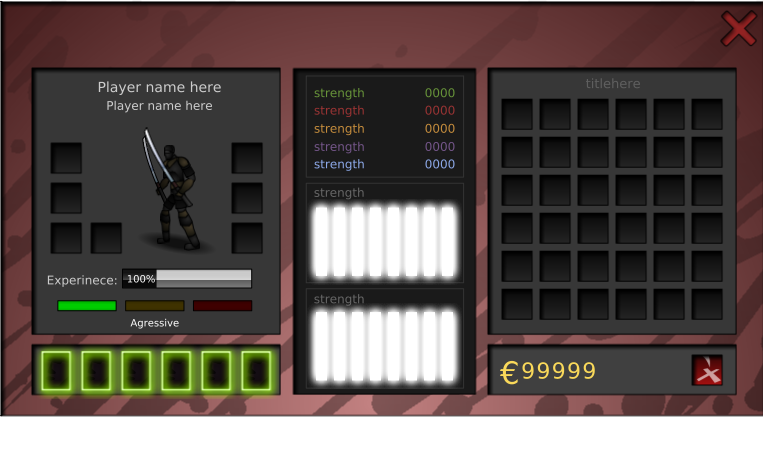
#> input picture assets/art/chrome/#1503.png, 764 x 462 px, given in place of #1503.png.ref.png, which was not available
$ python -i playtest.py   (imports and definitions only)
#> lines starting #> are read from the running program, lines starting #| are printed output that depends on the picture; pictures that were not available may be replaced by others from this repository, and a replacement may not be noted
#!/usr/bin/env python3
"""Play the original and the replica through the same script, and compare.

The point is to stop finding differences by eye. One script drives both -- the
real SWF under Ruffle and `build/sonny` -- through the same clicks at the same
moments on the same 800x575 virtual display, photographs both at the same
points, and reports where they disagree.

    python3 tools/playtest.py tests/play/zone1.txt

Script commands, one per line, '#' starts a comment:

    wait <seconds>        let it run
    click <x> <y>         press at a stage coordinate
    move <x> <y>          move the pointer only
    key <keysym>          press and release a key by X keysym name
    shot <name>           photograph both, and compare
    note <text>           a line in the report, to say what is going on

A line may be addressed to one side only, for the places where the two must be
driven differently -- the original has a preloader to click through and the
replica does not:

    ref:  click 400 300
    mine: wait 1

Needs Xvfb, python-xlib and Pillow, plus (for the original) Ruffle and a copy
of the SWF with frame 2's isDebugMode patched true, which tools/refcap.py
explains.
"""
import argparse
import json
import os
import signal
import subprocess
import sys
import time

HERE = os.path.dirname(os.path.abspath(__file__))
ROOT = os.path.dirname(HERE)
STAGE_W, STAGE_H = 800, 575

# How much of a difference is worth a line in the report. A byte or two per
# pixel is the text rasteriser and the odd sub-pixel edge; past that something
# is actually missing.
NOTICEABLE = 3.0
CELL = 25                      # the grid the report locates differences on


# [16 lines left out: function parse, not called in this run]


class Display:
    """An Xvfb with something running in it, driven by synthetic input."""

    # [88 lines left out: functions __init__, grab, move, click, key, close and 1 more, not called in this run]


def compare(name, out_dir):
    """-> (mean difference, [(x, y, w, h, score)] worst regions)."""
#> called with name = '../assets/art/chrome/#1503.png', out_dir = 'out.png'
    from PIL import Image, ImageChops
    a = Image.open(os.path.join(out_dir, '%s.ref.png' % name)).convert('RGB')
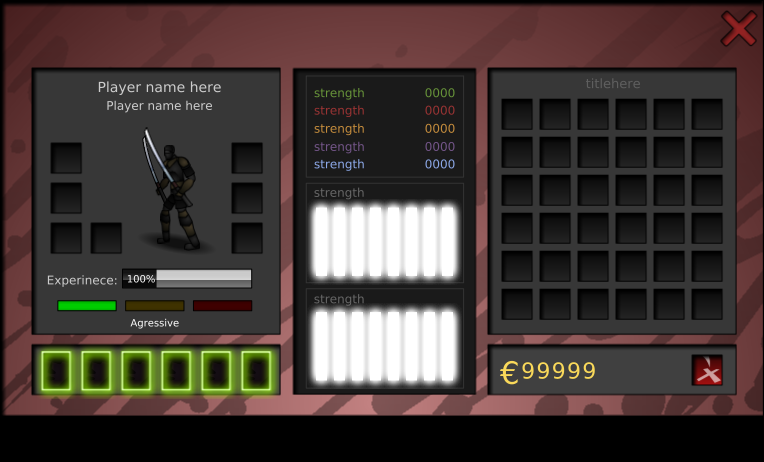
#> a: PIL image 764x462 RGB; mean R, G, B 67.2, 56, 52.7
    b = Image.open(os.path.join(out_dir, '%s.mine.png' % name)).convert('RGB')
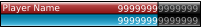
#> input picture assets/art/chrome/#1585.png, 201 x 28 px, given in place of #1503.png.mine.png, which was not available
    diff = ImageChops.difference(a, b)
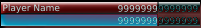
#> diff: PIL image 201x28 RGB; mean R, G, B 74.9, 76.8, 88.3
    grey = diff.convert('L')
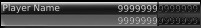
#> grey: PIL image 201x28 L; min 0, max 225, mean 77.6
    hist = grey.histogram()
#> hist = 256 values, max 407 at index 0, min 0 at index 3, mean 21.98
    mean = sum(i * n for i, n in enumerate(hist)) / max(1, sum(hist))
#> mean = 77.57

    # Where. The frame is scored on a coarse grid and neighbouring hot cells
    # are merged, so the report can say "the bottom panel" rather than a
    # number.
    cells = {}
    small = grey.resize((STAGE_W // CELL, STAGE_H // CELL), Image.BOX)
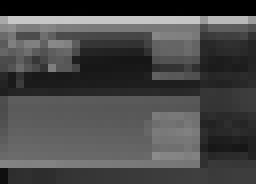
#> small: PIL image 32x23 L (shown 8 times larger); min 0, max 199, mean 72.7
    px = small.load()
    for cy in range(small.height):
        for cx in range(small.width):
            if px[cx, cy] >= NOTICEABLE:
                cells[(cx, cy)] = px[cx, cy]
#> after the loop, cells = 672 items
    regions = []
    seen = set()
    for start in sorted(cells, key=lambda c: -cells[c]):
        if start in seen:
            continue
        stack, group = [start], []
        seen.add(start)
        while stack:
            cx, cy = stack.pop()
            group.append((cx, cy))
            for dx, dy in ((1, 0), (-1, 0), (0, 1), (0, -1)):
                n = (cx + dx, cy + dy)
                if n in cells and n not in seen:
                    seen.add(n)
                    stack.append(n)
        xs = [c[0] for c in group]
        ys = [c[1] for c in group]
        score = sum(cells[c] for c in group) / len(group)
        regions.append((min(xs) * CELL, min(ys) * CELL,
                        (max(xs) - min(xs) + 1) * CELL,
                        (max(ys) - min(ys) + 1) * CELL, round(score, 1),
                        len(group)))
#> this loop made 672 passes
#> start on passes 2 to 4: (2, 2), (3, 2), (4, 2)
#> after the loop, regions = [(0, 50, 800, 525, 79.7, 672)]; seen = 672 items
    regions.sort(key=lambda r: -r[4] * r[5])

    side = Image.new('RGB', (STAGE_W, STAGE_H * 3 + 8), (255, 0, 255))
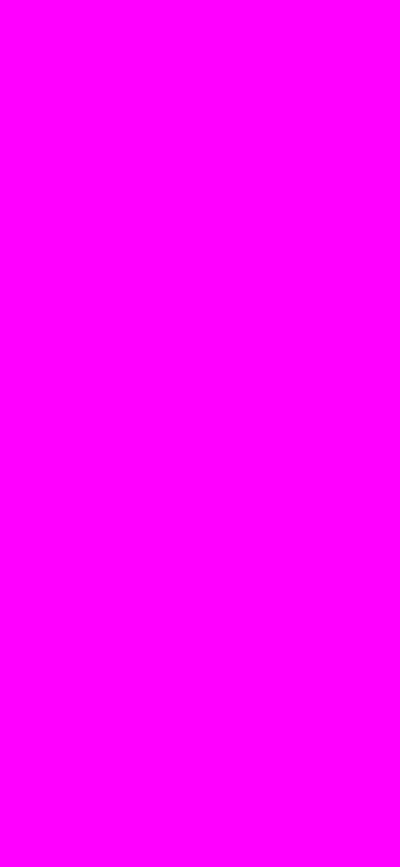
#> side: PIL image 800x1733 RGB (shown at 1/2 size); mean R, G, B 255, 0, 255
    side.paste(a, (0, 0))
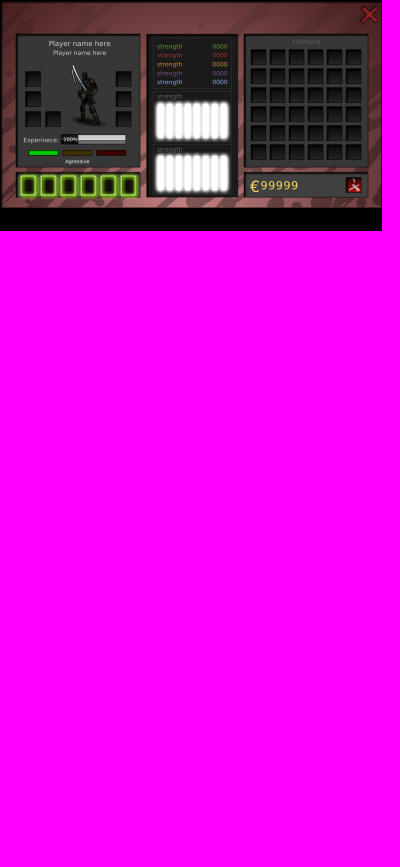
#> side: PIL image 800x1733 RGB (shown at 1/2 size); mean R, G, B 207.2, 14.2, 203.5
    side.paste(b, (0, STAGE_H + 4))
    side.paste(ImageChops.multiply(diff, Image.new('RGB', diff.size,
                                                   (4, 4, 4))),
               (0, STAGE_H * 2 + 8))
    side.save(os.path.join(out_dir, '%s.side.png' % name))
    return mean, regions[:6]


# [81 lines left out: function main, not called in this run]


# [2 lines not run here, left out]

>>> result = compare('../assets/art/chrome/#1503.png', 'out.png')
#> result = (77.57, [(0, 50, 800, 525, 79.7, 672)])
